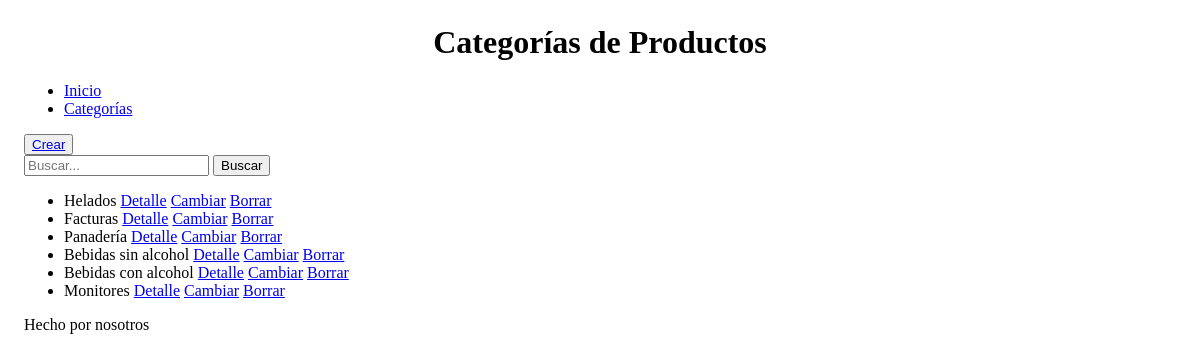
The page /producto/lista/ on the database as committed earlier.
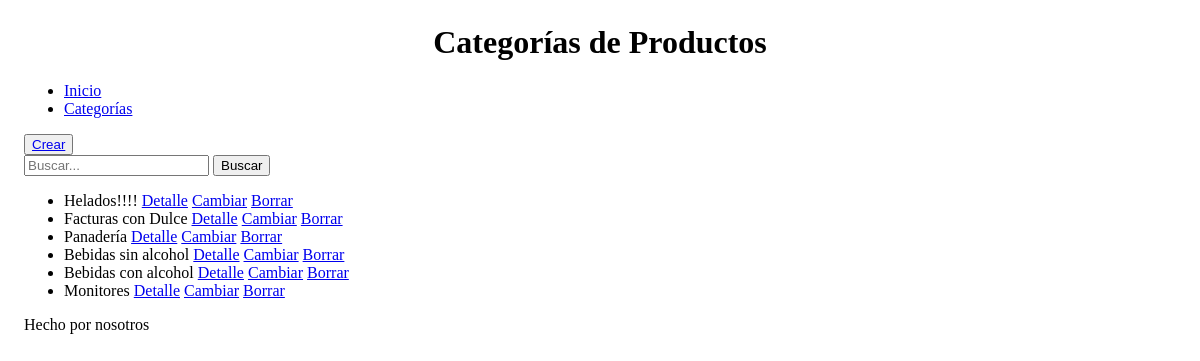
The same page on the database as committed later.
### producto/models.py (models this page shows, shortened)
class Categoria(models.Model):
    nombre = models.CharField(max_length=250, unique=True)
    descripcion = models.TextField(null=True, blank=True)

### producto/views.py (the view)
# urls.py: path("lista/", views.CategoriaList.as_view(), name="lista"),
class CategoriaList(ListView):
    model = models.Categoria
    def get_queryset(self):
        consulta = self.request.GET.get("consulta")
        if consulta:
            categorias = models.Categoria.objects.filter(nombre__contains=consulta)
        else:
            categorias = models.Categoria.objects.all()
        return categorias

### producto/templates/producto/categoria_list.html (shortened to what this page needs)
{% extends 'core/base.html' %}
{% block titulo %}
    Categorías de Productos
{% endblock titulo %}
{% block main %}
    <button><a href="{% url 'producto:crear' %}">Crear</a></button>
    <form method="get">
        <input type="text" name="consulta" placeholder="Buscar...">
        <button type="submit">Buscar</button>
    </form>
    <ul>
        {% for categoria in object_list %}
            <li>{{ categoria.nombre }}
                <a href="{% url 'producto:detalle' categoria.id %}">Detalle</a>
                <a href="{% url 'producto:cambiar' categoria.id %}">Cambiar</a>
                <a href="{% url 'producto:borrar' categoria.id %}">Borrar</a></li>
        {% empty %}
            <p>No hay registros</p>
        {% endfor %}
    </ul>
{% endblock main %}

### core/templates/core/base.html (shortened to what this page needs)
<!DOCTYPE html>
<html lang="es">
<head>
</head>
<body style="margin: 2%;">
    <header>
        <h1 style="text-align: center;">
            {% block titulo %}
            {% endblock titulo %}
        </h1>
    </header>
    {% include 'core/componentes/navbar.html' %}
    <main>
        {% block main %}
        {% endblock main %}
    </main>
    {% include 'core/componentes/footer.html' %}
</body>
</html>

### core/templates/core/componentes/navbar.html
<nav>
    <ul>
        <li><a href="{% url 'core:index' %}">Inicio</a></li>
        <li><a href="{% url 'producto:lista' %}">Categorías</a></li>
    </ul>
</nav>

### core/templates/core/componentes/footer.html
<footer>
    <p>Hecho por nosotros</p>
</footer>

Rows that differ between the two databases and show on the page:
changed Categoria: nombre "Helados" → "Helados!!!!"
changed Categoria: nombre "Facturas" → "Facturas con Dulce"
